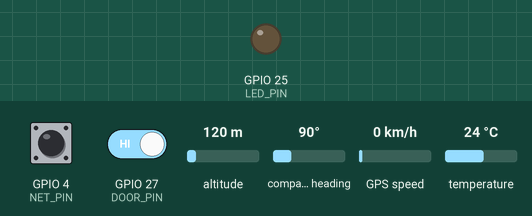
Bench run of a sketch on a simulated ESP32. On the bench: output pins drawn as LEDs (lit = HIGH). The test bench sets the inputs (shaded band); at power-on: GPIO 4 (NET_PIN) HIGH, temperature 24 °C, GPIO 27 (DOOR_PIN) HIGH, altitude 120 m, compass heading 90°, GPS speed 0 km/h. WiFi joins after 1.5 s; servers stay silent unless stated; random numbers use the default seed unless the sketch sets one; the GPS gets a fix after 3 s at 37.7749, -122.4194 with 8 satellites; no MQTT or app messages arrive unless stated; what the sketch prints to the serial monitor is not drawn.

Above: at 1.2 s.
1.3 s: GPIO 4 (NET_PIN) pulled LOW for 3.2 s
At 4.05 s:
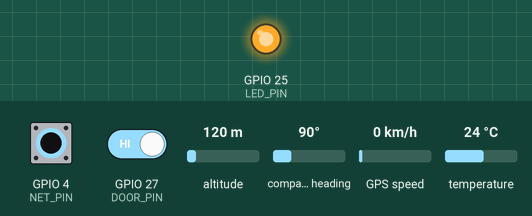
6.0 s: temperature set to 7 °C
8.3 s: GPIO 27 (DOOR_PIN) driven LOW
Timing chart, 0 to 11.3 s (numbered marks = the images above; inputs shaded):
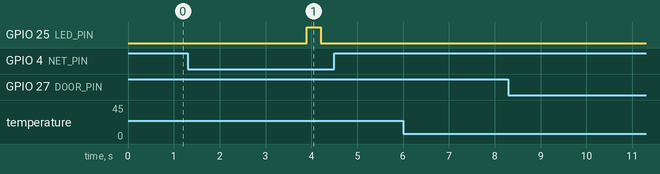

Measured:
- after the input at 1.3 s, GPIO 25 (LED_PIN): LOW → HIGH after 2.6 s, → LOW 0.30 s later
- after the input at 6.0 s, every drawn part: stays the same
- after the input at 8.3 s, every drawn part: stays the same

The sketch:

sketch.ino
```cpp
#include "WiFi.h"
#include "PubSubClient.h"
#include "OneWire.h"
#include "DallasTemperature.h"
#include "TinyGPSPlus.h"

const char* WIFI_SSID = "Wokwi-GUEST";
const char* WIFI_PASS = "";
const char* MQTT_HOST = "broker.hivemq.com";
const int   MQTT_PORT = 1883;
const char* TOPIC     = "shipments/xk29q7/s1/telemetry";

const char* SMS_DISPATCHER = "+94 77 000 0001";
const char* SMS_DRIVER     = "+94 77 000 0002";

WiFiClient wifiClient;
PubSubClient mqtt(wifiClient);

#define TEMP_PIN 15
#define DOOR_PIN 27
#define GPS_RX   16
#define GPS_TX   17
#define GPS_BAUD 9600
#define NET_PIN  4
#define LED_PIN  25

OneWire oneWire(TEMP_PIN);
DallasTemperature sensors(&oneWire);

const int BUF_SIZE = 600;
const unsigned long SAMPLE_INTERVAL = 3000;
const int FLUSH_PER_PASS = 10;
const unsigned long LIVE_AGE_S = 5;
const unsigned long RECONNECT_EVERY = 5000;
const unsigned long SMS_REPEAT = 60000;

struct Reading {
  uint32_t ts;
  float temp;
  float lat;
  float lon;
  uint8_t gpsFix;
  uint8_t sats;
  uint8_t door;
  uint8_t risk;
};

enum Risk : uint8_t { RISK_NORMAL = 0, RISK_WARNING = 1, RISK_CRITICAL = 2 };
const char* RISK_NAMES[] = {"NORMAL", "WARNING", "CRITICAL"};

// CRITICAL: < 2.0 or > 8.0
// WARNING : 2.0 - 2.4 and 7.6 - 8.0
// NORMAL  : 2.4 - 7.6
uint8_t getRiskLevel(float temperature) {
  if (2.0 > temperature || temperature > 8.0) return RISK_CRITICAL;
  if (2.4 > temperature || temperature > 7.6) return RISK_WARNING;
  return RISK_NORMAL;
}

TinyGPSPlus gps;
HardwareSerial gpsSerial(2);

float latitude = 7.8731;
float longitude = 80.7718;
bool gpsFix = false;
int satellites = 0;

void updateGps() {
  while (gpsSerial.available() > 0) gps.encode(gpsSerial.read());
  if (gps.location.isValid() && 5000 > gps.location.age()) {
    latitude = gps.location.lat();
    longitude = gps.location.lng();
    gpsFix = true;
  } else {
    gpsFix = false;
  }
  satellites = gps.satellites.isValid() ? gps.satellites.value() : 0;
}

Reading buf[BUF_SIZE];
int head = 0;
int tail = 0;
int count = 0;

int nextIdx(int i) {
  i++;
  if (i >= BUF_SIZE) i = 0;
  return i;
}

void bufferPush(const Reading &r) {
  if (count == BUF_SIZE) {
    tail = nextIdx(tail);
    count--;
    Serial.println("WARNING: buffer full, oldest reading overwritten");
  }
  buf[head] = r;
  head = nextIdx(head);
  count++;
}

uint32_t ageSeconds(const Reading &r) {
  return (millis() / 1000) - r.ts;
}

bool lastSwitch = true;
unsigned long lastTry = 0;

bool networkSwitchOn() {
  return digitalRead(NET_PIN) == HIGH;
}

void goOffline() {
  if (mqtt.connected()) mqtt.disconnect();
  WiFi.disconnect(true);
}

bool ensureConnected() {
  if (WiFi.status() == WL_CONNECTED && mqtt.connected()) return true;
  if (lastTry != 0 && RECONNECT_EVERY > millis() - lastTry) return false;
  lastTry = millis();

  if (WiFi.status() != WL_CONNECTED) {
    Serial.print("Connecting to WiFi");
    WiFi.mode(WIFI_STA);
    WiFi.begin(WIFI_SSID, WIFI_PASS, 6);
    unsigned long t = millis();
    while (WiFi.status() != WL_CONNECTED && 8000 > millis() - t) {
      updateGps();
      delay(250);
      Serial.print(".");
    }
    if (WiFi.status() != WL_CONNECTED) {
      Serial.println(" failed");
      return false;
    }
    Serial.println(" connected");
  }

  if (!mqtt.connected()) {
    Serial.print("Connecting to MQTT...");
    String clientId = "esp32-s1-" + String(random(0xffff), HEX);
    if (mqtt.connect(clientId.c_str())) {
      Serial.println(" connected");
      return true;
    }
    Serial.print(" failed, rc=");
    Serial.println(mqtt.state());
    return false;
  }
  return true;
}

bool publishReading(const Reading &r) {
  uint32_t age = ageSeconds(r);
  bool delayed = age > LIVE_AGE_S;

  char payload[300];
  snprintf(payload, sizeof(payload),
           "{\"ts\":%lu,\"age_s\":%lu,\"delayed\":%s,\"temp_c\":%.2f,\"lat\":%.6f,\"lon\":%.6f,"
           "\"gps_fix\":%s,\"sats\":%d,\"door\":\"%s\",\"risk\":\"%s\"}",
           (unsigned long)r.ts, (unsigned long)age, delayed ? "true" : "false",
           r.temp, r.lat, r.lon,
           r.gpsFix ? "true" : "false", r.sats,
           r.door ? "OPEN" : "CLOSED", RISK_NAMES[r.risk]);

  return mqtt.publish(TOPIC, payload);
}

bool flushing = false;

void flushBuffer() {
  if (count == 0) return;

  bool backlog = ageSeconds(buf[tail]) > LIVE_AGE_S;
  if (backlog && !flushing) {
    flushing = true;
    Serial.println("================================");
    Serial.print("FLUSH: sending ");
    Serial.print(count);
    Serial.println(" stored readings");
  }

  int sent = 0;
  while (count > 0 && FLUSH_PER_PASS > sent) {
    const Reading &r = buf[tail];
    uint32_t age = ageSeconds(r);
    if (!publishReading(r)) {
      Serial.println("Publish failed, will retry later");
      return;
    }
    if (age > LIVE_AGE_S) {
      Serial.print("  sent stored reading, taken at ");
      Serial.print(r.ts);
      Serial.print("s, waited ");
      Serial.print(age);
      Serial.println("s in buffer");
    }
    tail = nextIdx(tail);
    count--;
    sent++;
    mqtt.loop();
  }

  if (count == 0 && flushing) {
    flushing = false;
    Serial.println("FLUSH complete, buffer empty");
    Serial.println("================================");
  }
}

// ---------------- SIMULATED SMS (used only when there is no data signal) ----------------
int smsActive = 0;   // 0 = normal, 1 = was critical and is now WARNING, 2 = CRITICAL now
unsigned long lastSms = 0;
int smsCount = 0;

void sendSms(const char* label, const Reading &r) {
  char msg[161];
  snprintf(msg, sizeof(msg), "%s Temp %.1fC Door %s Loc %.5f,%.5f",
           label, r.temp, r.door ? "OPEN" : "CLOSED", r.lat, r.lon);
  smsCount++;

  Serial.println();
  Serial.println("########## SMS SENT (no data signal) ##########");
  Serial.print("To      : Dispatcher ");
  Serial.println(SMS_DISPATCHER);
  Serial.print("To      : Driver     ");
  Serial.println(SMS_DRIVER);
  Serial.print("Message : ");
  Serial.println(msg);
  Serial.print("Length  : ");
  Serial.print(strlen(msg));
  Serial.println(" characters");
  Serial.print("SMS no. : ");
  Serial.println(smsCount);
  Serial.println("###############################################");
  Serial.println();
}

void handleSms(const Reading &r) {
  if (r.risk == RISK_CRITICAL) {
    if (smsActive != 2 || millis() - lastSms >= SMS_REPEAT) {
      smsActive = 2;
      lastSms = millis();
      sendSms("CRITICAL", r);
    }
  } else if (r.risk == RISK_WARNING) {
    if (smsActive == 2) {
      smsActive = 1;
      sendSms("IMPROVING (WARNING)", r);
    }
  } else {
    if (smsActive != 0) {
      smsActive = 0;
      sendSms("BACK TO NORMAL", r);
    }
  }
}

void sampleAndStore(bool online) {
  sensors.requestTemperatures();
  float temperature = sensors.getTempCByIndex(0);
  if (temperature == DEVICE_DISCONNECTED_C) {
    Serial.println("Temperature sensor not found, skipping reading");
    return;
  }

  Reading r;
  r.ts = millis() / 1000;
  r.temp = temperature;
  r.lat = latitude;
  r.lon = longitude;
  r.gpsFix = gpsFix ? 1 : 0;
  r.sats = satellites;
  r.door = (digitalRead(DOOR_PIN) == LOW) ? 1 : 0;
  r.risk = getRiskLevel(temperature);

  bufferPush(r);

  Serial.println("--------------------------------");
  Serial.print("Temperature: "); Serial.print(temperature); Serial.println(" C");
  Serial.print("Door: ");        Serial.println(r.door ? "OPEN" : "CLOSED");
  Serial.print("GPS Fix: ");     Serial.println(gpsFix ? "yes" : "no");
  Serial.print("Latitude: ");    Serial.println(latitude, 6);
  Serial.print("Longitude: ");   Serial.println(longitude, 6);
  Serial.print("Risk Level: ");  Serial.println(RISK_NAMES[r.risk]);

  if (online) {
    smsActive = 0;
    Serial.println("Network: ONLINE, sending live");
    Serial.println("--------------------------------");
  } else {
    Serial.print("Network: OFFLINE, BUFFERED. Readings in buffer: ");
    Serial.println(count);
    Serial.println("--------------------------------");
    handleSms(r);
  }
}

void updateLed() {
  if (count > 0) digitalWrite(LED_PIN, (millis() / 300) & 1);
  else digitalWrite(LED_PIN, LOW);
}

void setup() {
  Serial.begin(115200);
  gpsSerial.begin(GPS_BAUD, SERIAL_8N1, GPS_RX, GPS_TX);
  sensors.begin();
  pinMode(DOOR_PIN, INPUT_PULLUP);
  pinMode(NET_PIN, INPUT_PULLUP);
  pinMode(LED_PIN, OUTPUT);

  Serial.println("================================");
  Serial.println("VACCINE COLD-CHAIN MONITOR");
  Serial.println("with local data buffering");
  Serial.println("================================");

  lastSwitch = networkSwitchOn();
  mqtt.setServer(MQTT_HOST, MQTT_PORT);
  mqtt.setBufferSize(512);
}

unsigned long lastSample = 0;

void loop() {
  updateGps();

  bool sw = networkSwitchOn();
  if (sw != lastSwitch) {
    lastSwitch = sw;
    if (sw) {
      Serial.println(">>> NETWORK ONLINE (switch ON)");
      lastTry = 0;
    } else {
      Serial.println(">>> NETWORK OFFLINE (switch OFF)");
      goOffline();
    }
  }

  bool online = sw && ensureConnected();
  if (online) mqtt.loop();

  if (millis() - lastSample >= SAMPLE_INTERVAL) {
    lastSample = millis();
    sampleAndStore(online);
  }

  if (online) flushBuffer();

  updateLed();
}
```
